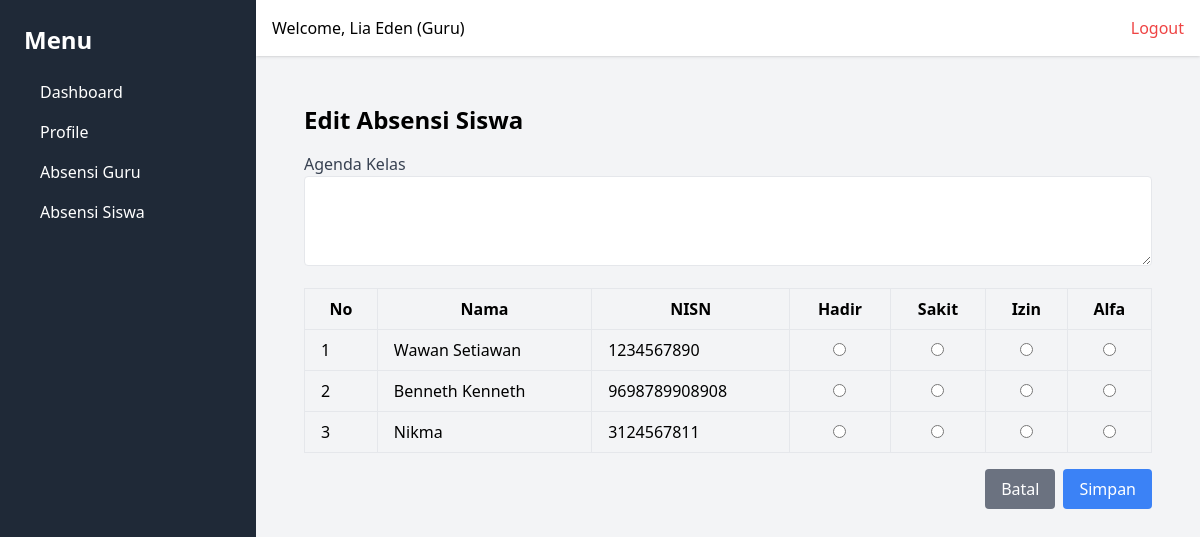
/absensi_siswa/edit/1/ (signed in), run on the app's committed database.
### webabsensi/models.py (models this page shows, shortened)
class User(models.Model):
    ROLE_CHOICES = [
        ('Tata Usaha', 'Tata Usaha'),
        ('Guru', 'Guru'),
        ('Kepala Sekolah', 'Kepala Sekolah'),
    ]
    GENDER_CHOICES = [
        ('L', 'Laki-laki'),
        ('P', 'Perempuan'),
    ]
    nip = models.CharField(max_length=20, unique=True)
    email = models.EmailField(unique=True)
    password = models.CharField(max_length=255)
    nama = models.CharField(max_length=50)
    gender = models.CharField(max_length=1, choices=GENDER_CHOICES)
    role = models.CharField(max_length=20, choices=ROLE_CHOICES)
    no_telepon = models.CharField(max_length=15)
    created_at = models.DateTimeField(auto_now_add=True)
    updated_at = models.DateTimeField(auto_now=True)

class Student(models.Model):
    GENDER_CHOICES = [
        ('L', 'Laki-laki'),
        ('P', 'Perempuan'),
    ]
    nisn = models.CharField(max_length=20, unique=True)
    id_kelas = models.ForeignKey(Class, on_delete=models.CASCADE)
    nama = models.CharField(max_length=50)
    gender = models.CharField(max_length=1, choices=GENDER_CHOICES)
    created_at = models.DateTimeField(auto_now_add=True)
    updated_at = models.DateTimeField(auto_now=True)

### webabsensi/views.py (the view)
    def wrapper(request, *args, **kwargs):
        user_id = request.session.get('user_id')
        if not user_id:
            messages.error(request, 'Anda harus login terlebih dahulu.')
            return redirect('login')
        return view_func(request, *args, **kwargs)

### webabsensi/views.py (called while the page is built, shortened)
def login_required(view_func):
    def wrapper(request, *args, **kwargs):
        user_id = request.session.get('user_id')
        if not user_id:
            messages.error(request, 'Anda harus login terlebih dahulu.')
            return redirect('login')
        return view_func(request, *args, **kwargs)
    return wrapper

@login_required
def edit_absensi_siswa(request, schedule_id):
    user = User.objects.get(id=request.session.get('user_id'))
    schedule = get_object_or_404(Schedule, id=schedule_id)
    students = Student.objects.filter(id_kelas=schedule.id_class)
    attendance_data = {
        att.id_siswa.id: att.status
        for att in AttendanceSiswa.objects.filter(id_schedule=schedule)
    }
    context = {
        "schedule": schedule,
        "students": students,
        "attendance_data": attendance_data,
        "user": user
    }
    return render(request, "absensi_siswa/edit_absensi.html", context)

### webabsensi/templates/absensi_siswa/edit_absensi.html (shortened to what this page needs)
{% extends 'base.html' %}
{% block content %}
<div class="p-6 max-w-4xl mx-auto">
    <h1 class="text-2xl font-bold mb-4">Edit Absensi Siswa</h1>
    <form method="POST">
        <div class="mb-4">
            <label for="agenda_kelas" class="block text-gray-700">Agenda Kelas</label>
            <textarea name="agenda_kelas" id="agenda_kelas" class="w-full p-2 border rounded" rows="3">{{ schedule.agenda_kelas }}</textarea>
        </div>
        <table class="table-auto w-full border-collapse border border-gray-300">
            <thead>
                <tr>
                    <th class="border px-4 py-2">No</th>
                    <th class="border px-4 py-2">Nama</th>
                    <th class="border px-4 py-2">NISN</th>
                    <th class="border px-4 py-2">Hadir</th>
                    <th class="border px-4 py-2">Sakit</th>
                    <th class="border px-4 py-2">Izin</th>
                    <th class="border px-4 py-2">Alfa</th>
                </tr>
            </thead>
            <tbody>
                {% for student in students %}
                <tr>
                    <td class="border px-4 py-2">{{ forloop.counter }}</td>
                    <td class="border px-4 py-2">{{ student.nama }}</td>
                    <td class="border px-4 py-2">{{ student.nisn }}</td>
                    <td class="border px-4 py-2 text-center">
                        <input type="radio" name="status_{{ student.id }}" value="Hadir"
                        {% if attendance_data.student.id == "Hadir" %}checked{% endif %}>
                    </td>
                    <td class="border px-4 py-2 text-center">
                        <input type="radio" name="status_{{ student.id }}" value="Sakit"
                        {% if attendance_data.student.id == "Sakit" %}checked{% endif %}>
                    </td>
                    <td class="border px-4 py-2 text-center">
                        <input type="radio" name="status_{{ student.id }}" value="Izin"
                        {% if attendance_data.student.id == "Izin" %}checked{% endif %}>
                    </td>
                    <td class="border px-4 py-2 text-center">
                        <input type="radio" name="status_{{ student.id }}" value="Alfa"
                        {% if attendance_data.student.id == "Alfa" %}checked{% endif %}>
                    </td>
                </tr>
                {% endfor %}
            </tbody>
        </table>
        <div class="flex justify-end mt-4">
            <a href="{% url 'manage_absensi_siswa' %}" class="bg-gray-500 text-white px-4 py-2 rounded mr-2">Batal</a>
            <button type="submit" class="bg-blue-500 text-white px-4 py-2 rounded">Simpan</button>
        </div>
    </form>
</div>
{% endblock %}

### webabsensi/templates/navbar.html
<div class="bg-white p-4 shadow flex justify-between">
    <h1>Welcome, {{ user.nama }} ({{ user.role }})</h1>
    <a href="{% url 'logout' %}" class="text-red-500">Logout</a>
</div>

### data on the page
User: nama "Lia Eden", role "Guru"
Student: nama "Wawan Setiawan", nisn "1234567890"
Student: nama "Benneth Kenneth", nisn "9698789908908"
Student: nama "Nikma", nisn "3124567811"
